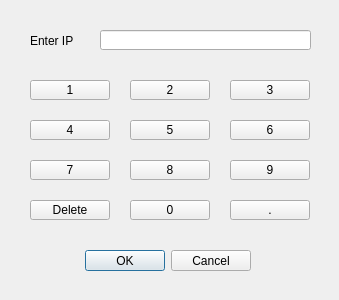
<?xml version="1.0" encoding="UTF-8"?>
<ui version="4.0">
 <class>IPSet</class>
 <widget class="QWidget" name="IPSet">
  <property name="geometry">
   <rect>
    <x>0</x>
    <y>0</y>
    <width>339</width>
    <height>300</height>
   </rect>
  </property>
  <property name="windowTitle">
   <string>Form</string>
  </property>
  <widget class="QLabel" name="label">
   <property name="geometry">
    <rect>
     <x>30</x>
     <y>30</y>
     <width>51</width>
     <height>21</height>
    </rect>
   </property>
   <property name="text">
    <string>Enter IP</string>
   </property>
  </widget>
  <widget class="QLineEdit" name="lineEdit">
   <property name="geometry">
    <rect>
     <x>100</x>
     <y>30</y>
     <width>211</width>
     <height>20</height>
    </rect>
   </property>
  </widget>
  <widget class="QDialogButtonBox" name="buttonBox">
   <property name="geometry">
    <rect>
     <x>-60</x>
     <y>250</y>
     <width>311</width>
     <height>21</height>
    </rect>
   </property>
   <property name="standardButtons">
    <set>QDialogButtonBox::Cancel|QDialogButtonBox::Ok</set>
   </property>
  </widget>
  <widget class="QPushButton" name="pushButton">
   <property name="geometry">
    <rect>
     <x>30</x>
     <y>80</y>
     <width>80</width>
     <height>20</height>
    </rect>
   </property>
   <property name="text">
    <string>1</string>
   </property>
  </widget>
  <widget class="QPushButton" name="pushButton_2">
   <property name="geometry">
    <rect>
     <x>130</x>
     <y>80</y>
     <width>80</width>
     <height>20</height>
    </rect>
   </property>
   <property name="text">
    <string>2</string>
   </property>
  </widget>
  <widget class="QPushButton" name="pushButton_3">
   <property name="geometry">
    <rect>
     <x>230</x>
     <y>80</y>
     <width>80</width>
     <height>20</height>
    </rect>
   </property>
   <property name="text">
    <string>3</string>
   </property>
  </widget>
  <widget class="QPushButton" name="pushButton_4">
   <property name="geometry">
    <rect>
     <x>30</x>
     <y>120</y>
     <width>80</width>
     <height>20</height>
    </rect>
   </property>
   <property name="text">
    <string>4</string>
   </property>
  </widget>
  <widget class="QPushButton" name="pushButton_5">
   <property name="geometry">
    <rect>
     <x>130</x>
     <y>120</y>
     <width>80</width>
     <height>20</height>
    </rect>
   </property>
   <property name="text">
    <string>5</string>
   </property>
  </widget>
  <widget class="QPushButton" name="pushButton_6">
   <property name="geometry">
    <rect>
     <x>230</x>
     <y>120</y>
     <width>80</width>
     <height>20</height>
    </rect>
   </property>
   <property name="text">
    <string>6</string>
   </property>
  </widget>
  <widget class="QPushButton" name="pushButton_7">
   <property name="geometry">
    <rect>
     <x>30</x>
     <y>160</y>
     <width>80</width>
     <height>20</height>
    </rect>
   </property>
   <property name="text">
    <string>7</string>
   </property>
  </widget>
  <widget class="QPushButton" name="pushButton_8">
   <property name="geometry">
    <rect>
     <x>130</x>
     <y>160</y>
     <width>80</width>
     <height>20</height>
    </rect>
   </property>
   <property name="text">
    <string>8</string>
   </property>
  </widget>
  <widget class="QPushButton" name="pushButton_9">
   <property name="geometry">
    <rect>
     <x>230</x>
     <y>160</y>
     <width>80</width>
     <height>20</height>
    </rect>
   </property>
   <property name="text">
    <string>9</string>
   </property>
  </widget>
  <widget class="QPushButton" name="pushButton_10">
   <property name="geometry">
    <rect>
     <x>30</x>
     <y>200</y>
     <width>80</width>
     <height>20</height>
    </rect>
   </property>
   <property name="text">
    <string>Delete</string>
   </property>
  </widget>
  <widget class="QPushButton" name="pushButton_11">
   <property name="geometry">
    <rect>
     <x>130</x>
     <y>200</y>
     <width>80</width>
     <height>20</height>
    </rect>
   </property>
   <property name="text">
    <string>0</string>
   </property>
  </widget>
  <widget class="QPushButton" name="pushButton_12">
   <property name="geometry">
    <rect>
     <x>230</x>
     <y>200</y>
     <width>80</width>
     <height>20</height>
    </rect>
   </property>
   <property name="text">
    <string>.</string>
   </property>
  </widget>
 </widget>
 <resources/>
 <connections/>
</ui>
